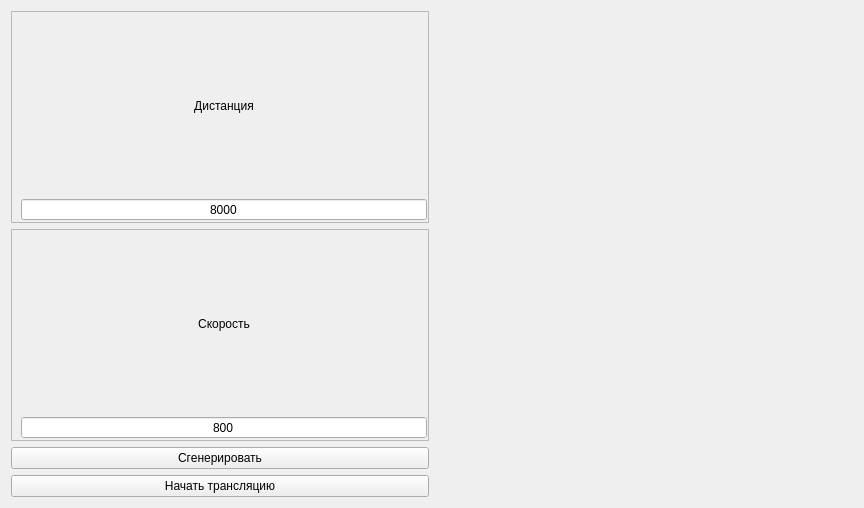
<?xml version="1.0" encoding="UTF-8"?>
<ui version="4.0">
 <class>Form</class>
 <widget class="QWidget" name="Form">
  <property name="geometry">
   <rect>
    <x>0</x>
    <y>0</y>
    <width>864</width>
    <height>508</height>
   </rect>
  </property>
  <property name="windowTitle">
   <string>Form</string>
  </property>
  <layout class="QGridLayout" name="gridLayout">
   <item row="0" column="0">
    <widget class="QFrame" name="frame_10">
     <property name="frameShape">
      <enum>QFrame::StyledPanel</enum>
     </property>
     <property name="frameShadow">
      <enum>QFrame::Raised</enum>
     </property>
     <layout class="QGridLayout" name="gridLayout_12">
      <property name="topMargin">
       <number>1</number>
      </property>
      <property name="rightMargin">
       <number>1</number>
      </property>
      <property name="bottomMargin">
       <number>1</number>
      </property>
      <property name="spacing">
       <number>0</number>
      </property>
      <item row="1" column="0">
       <widget class="QDoubleSpinBox" name="dSB_distance">
        <property name="alignment">
         <set>Qt::AlignCenter</set>
        </property>
        <property name="buttonSymbols">
         <enum>QAbstractSpinBox::NoButtons</enum>
        </property>
        <property name="decimals">
         <number>0</number>
        </property>
        <property name="maximum">
         <double>999999.000000000000000</double>
        </property>
        <property name="value">
         <double>8000.000000000000000</double>
        </property>
       </widget>
      </item>
      <item row="0" column="0">
       <widget class="QLabel" name="label_14">
        <property name="text">
         <string>Дистанция</string>
        </property>
        <property name="alignment">
         <set>Qt::AlignCenter</set>
        </property>
       </widget>
      </item>
     </layout>
    </widget>
   </item>
   <item row="0" column="1" rowspan="4">
    <widget class="Widget3D" name="f_3DView" native="true"/>
   </item>
   <item row="1" column="0">
    <widget class="QFrame" name="frame_4">
     <property name="frameShape">
      <enum>QFrame::StyledPanel</enum>
     </property>
     <property name="frameShadow">
      <enum>QFrame::Raised</enum>
     </property>
     <layout class="QGridLayout" name="gridLayout_5">
      <property name="topMargin">
       <number>1</number>
      </property>
      <property name="rightMargin">
       <number>1</number>
      </property>
      <property name="bottomMargin">
       <number>1</number>
      </property>
      <property name="spacing">
       <number>0</number>
      </property>
      <item row="0" column="0">
       <widget class="QLabel" name="label_8">
        <property name="text">
         <string>Скорость</string>
        </property>
        <property name="alignment">
         <set>Qt::AlignCenter</set>
        </property>
       </widget>
      </item>
      <item row="1" column="0">
       <widget class="QDoubleSpinBox" name="dSB_speed">
        <property name="alignment">
         <set>Qt::AlignCenter</set>
        </property>
        <property name="buttonSymbols">
         <enum>QAbstractSpinBox::NoButtons</enum>
        </property>
        <property name="decimals">
         <number>0</number>
        </property>
        <property name="maximum">
         <double>1000.000000000000000</double>
        </property>
        <property name="value">
         <double>800.000000000000000</double>
        </property>
       </widget>
      </item>
     </layout>
    </widget>
   </item>
   <item row="2" column="0">
    <widget class="QPushButton" name="pB_generate">
     <property name="text">
      <string>Сгенерировать</string>
     </property>
    </widget>
   </item>
   <item row="3" column="0">
    <widget class="QPushButton" name="pB_startTranslation">
     <property name="text">
      <string>Начать трансляцию</string>
     </property>
    </widget>
   </item>
  </layout>
 </widget>
 <customwidgets>
  <customwidget>
   <class>Widget3D</class>
   <extends>QWidget</extends>
   <header location="global">UI.CustomWidgets.Widget3D.h</header>
   <container>1</container>
  </customwidget>
 </customwidgets>
 <resources/>
 <connections/>
</ui>
